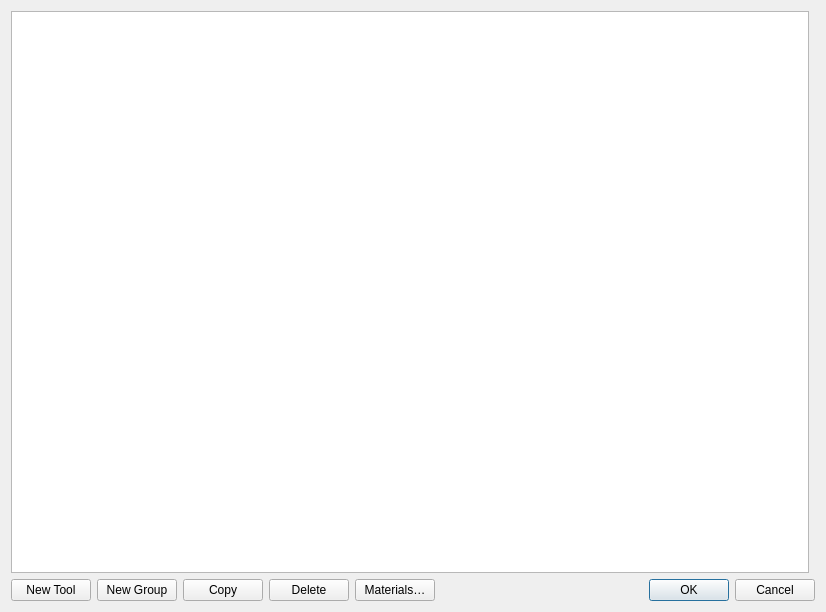
<?xml version="1.0" encoding="UTF-8"?>
<ui version="4.0">
 <class>ToolDatabase</class>
 <widget class="QDialog" name="ToolDatabase">
  <property name="geometry">
   <rect>
    <x>0</x>
    <y>0</y>
    <width>826</width>
    <height>612</height>
   </rect>
  </property>
  <property name="windowTitle">
   <string>Tool Database[*]</string>
  </property>
  <layout class="QGridLayout" name="gridLayout">
   <item row="0" column="1">
    <widget class="ToolEditForm" name="toolEdit" native="true">
     <property name="sizePolicy">
      <sizepolicy hsizetype="Fixed" vsizetype="Expanding">
       <horstretch>0</horstretch>
       <verstretch>0</verstretch>
      </sizepolicy>
     </property>
    </widget>
   </item>
   <item row="0" column="0">
    <widget class="ToolTreeView" name="treeView"/>
   </item>
   <item row="1" column="0" colspan="2">
    <layout class="QHBoxLayout" name="horizontalLayout">
     <item>
      <widget class="QPushButton" name="pbNew">
       <property name="text">
        <string>New Tool</string>
       </property>
      </widget>
     </item>
     <item>
      <widget class="QPushButton" name="pbNewGroup">
       <property name="text">
        <string>New Group</string>
       </property>
      </widget>
     </item>
     <item>
      <widget class="QPushButton" name="pbCopy">
       <property name="text">
        <string>Copy</string>
       </property>
      </widget>
     </item>
     <item>
      <widget class="QPushButton" name="pbDelete">
       <property name="text">
        <string>Delete</string>
       </property>
      </widget>
     </item>
     <item>
      <widget class="QPushButton" name="pbMaterials">
       <property name="toolTip">
        <string>Workpiece materials for the cutting data sets</string>
       </property>
       <property name="text">
        <string>Materials…</string>
       </property>
      </widget>
     </item>
     <item>
      <widget class="QDialogButtonBox" name="buttonBox">
       <property name="standardButtons">
        <set>QDialogButtonBox::Cancel|QDialogButtonBox::Ok</set>
       </property>
      </widget>
     </item>
    </layout>
   </item>
  </layout>
 </widget>
 <layoutdefault spacing="6" margin="11"/>
 <customwidgets>
  <customwidget>
   <class>ToolEditForm</class>
   <extends>QWidget</extends>
   <header>tool_editform.h</header>
   <container>1</container>
  </customwidget>
  <customwidget>
   <class>ToolTreeView</class>
   <extends>QTreeView</extends>
   <header>tool_treeview.h</header>
  </customwidget>
 </customwidgets>
 <resources/>
 <connections/>
</ui>
